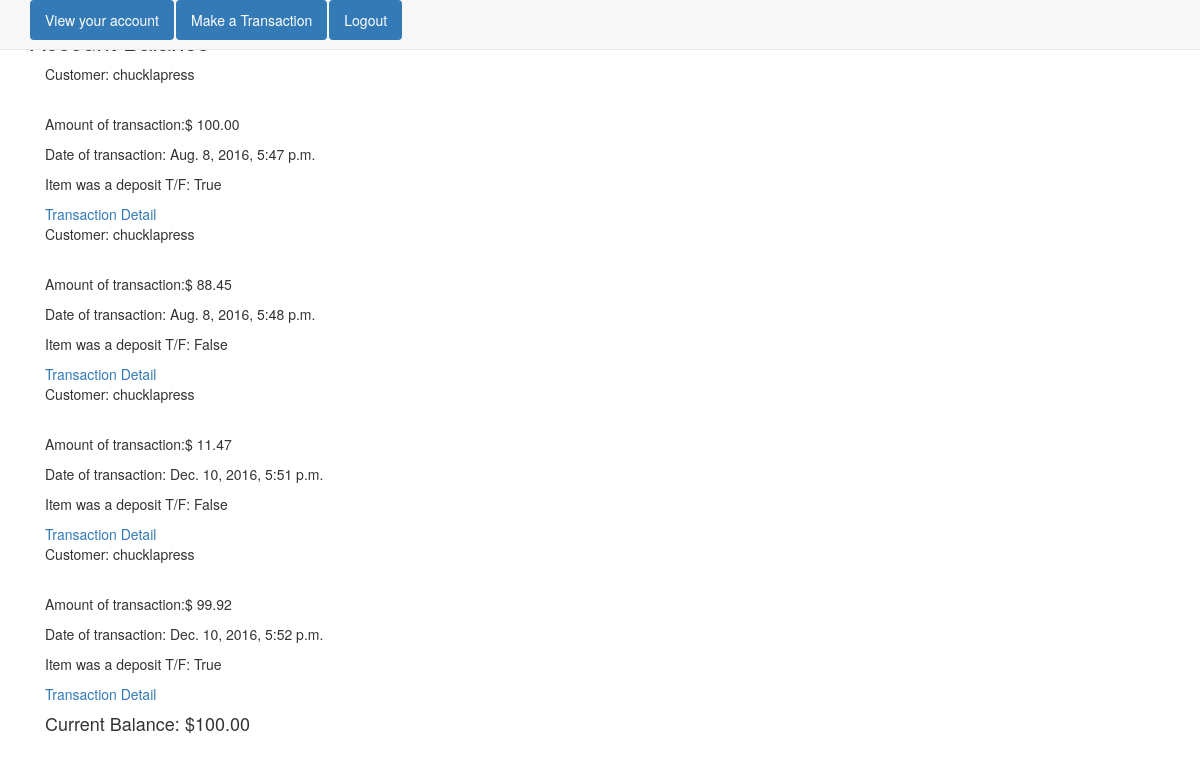
The app's page /balance/ (signed in), older data.
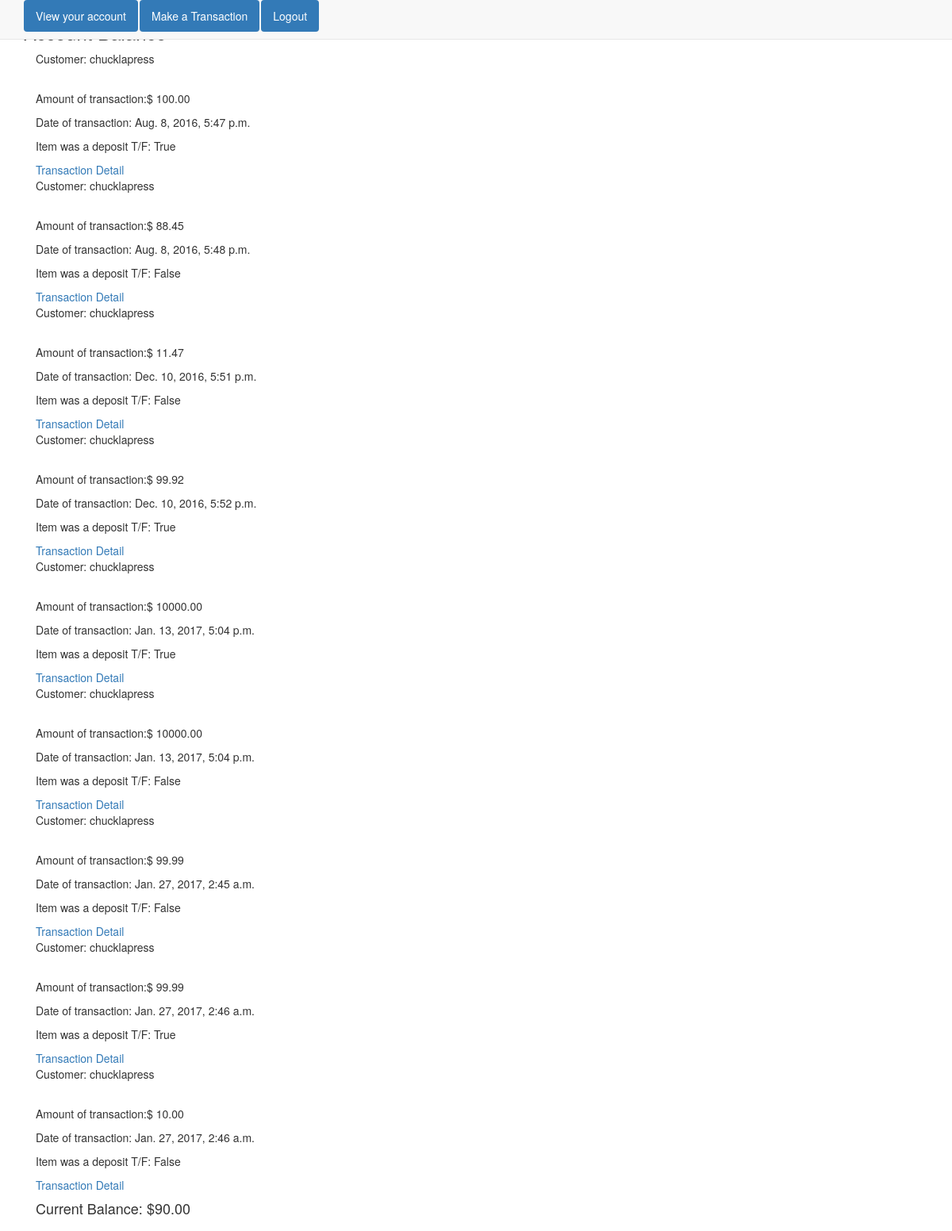
The same page, newer data.
### ironapp/models.py (models this page shows, shortened)
class AcctBalance(models.Model):
    account_number = models.IntegerField()
    entry = models.DecimalField(max_digits=19, decimal_places=2)
    is_deposit = models.BooleanField(default=1)
    date = models.DateTimeField(default=datetime.now, blank=True)
    customer = models.ForeignKey('auth.User')
    memo_or_note = models.CharField(max_length=35)
    is_transfer = models.BooleanField(default=False)

### ironapp/views.py (the view)
# urls.py: url(r'^balance/$', AccountView.as_view(), name="acct_bal_view"),
class AccountView(LoginRequiredMixin, ListView):
    login_url = "/login/"
    template_name = "acctbalance_form.html"
    model = AcctBalance
    def get_queryset(self):
        return AcctBalance.objects.filter(customer=self.request.user)
    def get_context_data(self,**kwargs):
        context = super().get_context_data(**kwargs)
        self.is_balance = is_balance(self.request.user)
        context["balance"] = self.is_balance
        return context

### ironapp/views.py (called while the page is built)
def is_balance(user):
    transactions = AcctBalance.objects.filter(customer=user)
    balance = 0
    for items in transactions:
        if items.is_deposit == True:
            balance += items.entry
        elif items.is_deposit == False:
            balance -= items.entry
        elif items.is_transfer == True:
            balance -= items.entry
            if balance >0:
                print("This transaction is not supported")
    return balance

### templates/acctbalance_form.html
{% extends 'base.html' %}
{% load staticfiles %}
{% block content %}
<h3>Account Balance</h3>
<div class="container">
    {% for item in object_list %}
        <p>Customer: {{ item.customer }}</p>
        <br>
        <p>Amount of transaction:$ {{ item.entry }}</p>
        <p>Date of transaction: {{ item.date }}</p>
        <P>Item was a deposit T/F: {{ item.is_deposit }}</P>
        <a href= "{% url 'account_detail_view' item.pk %}">Transaction Detail</a>
    {% endfor %}
<h4>Current Balance: ${{balance}}</h4>
</div>
{% endblock %}

### templates/base.html (shortened to what this page needs)
{% load staticfiles %}
<!DOCTYPE html>
<html lang="en">
<head>
        <link rel = "stylesheet" href ={% static "ironapp/css/bootstrap.css"%}>
        <nav class="navbar navbar-default navbar-fixed-top">
        <div class="container">
          <ul class="nav nav-pills">
            {% if user.is_authenticated %}
            <li role="presentation" class="active"><a href= "{% url 'acct_bal_view' %}">View your account</a></li>
            <li role="presentation" class="active"><a href= "{% url 'open_acct_view' %}">Make a Transaction</a></li>
            <li role="presentation" class="active"><a href="{%url 'logout_view'%}?next=/">Logout</a></li>
            {% else %}
            <li role="presentation" class="active"><a href="{% url 'index_view'%}">Home</a></li>
            <li role="presentation" class="active"><a href= "{% url 'sign_up_view' %}">Sign up a new account</a></li>
            <li role="presentation" class="active"><a href="{%url 'login'%}">Login to your account</a></li>
            {% endif %}
          </div></nav>
</head>
<body>
  <div class="container">
{%block content%}{% endblock %}
</div>
</body>
</html>

Row changes from the older to the newer data that the page shows:
added AcctBalance: customer "chucklapress", entry "10000.00", date "Jan. 13, 2017, 5:04 p.m.", is_deposit "True"
added AcctBalance: customer "chucklapress", entry "10000.00", date "Jan. 13, 2017, 5:04 p.m.", is_deposit "False"
added AcctBalance: customer "chucklapress", entry "99.99", date "Jan. 27, 2017, 2:45 a.m.", is_deposit "False"
added AcctBalance: customer "chucklapress", entry "99.99", date "Jan. 27, 2017, 2:46 a.m.", is_deposit "True"
added AcctBalance: customer "chucklapress", entry "10.00", date "Jan. 27, 2017, 2:46 a.m.", is_deposit "False"
Text that changed along with them:
{{ balance }}: "100.00" → "90.00"
